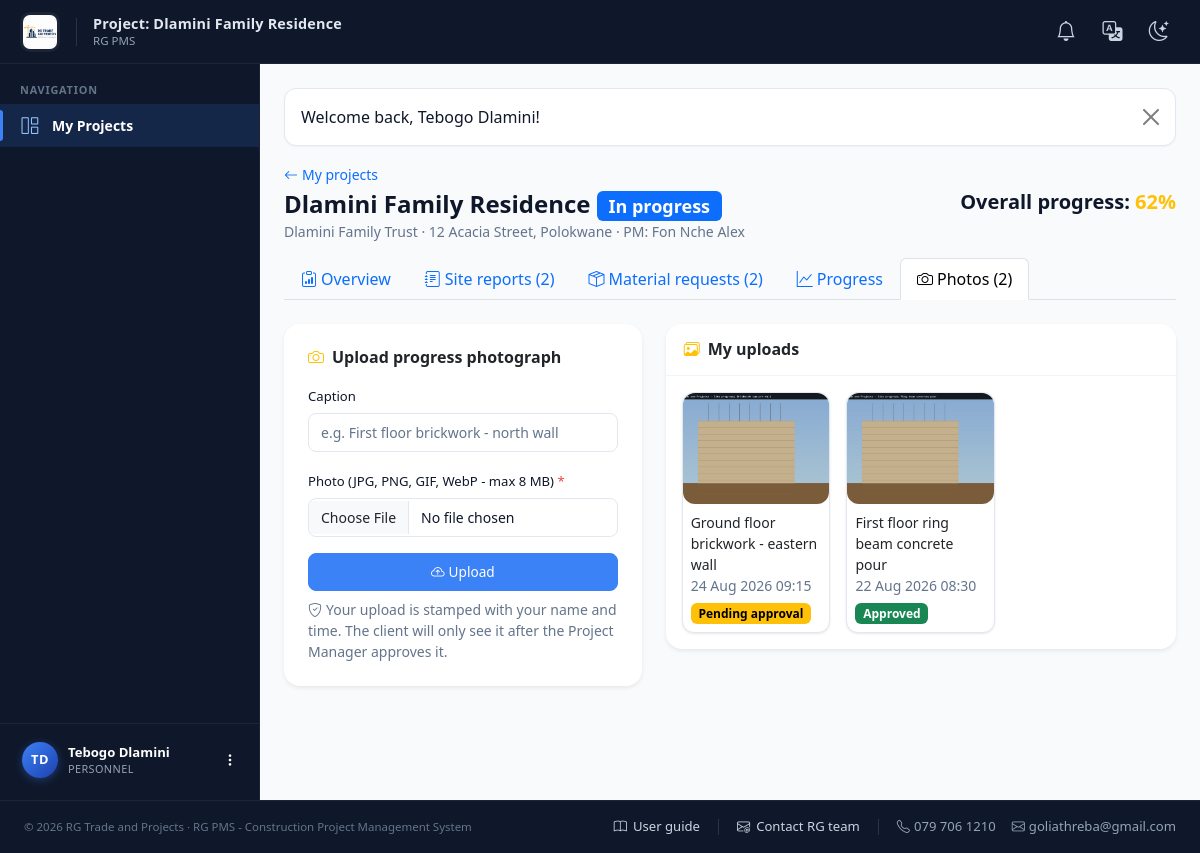
/personnel/project_view.php?id=1&tab=photos (signed in), run on the app's committed database.
### tables this page shows
CREATE TABLE users (
  id            INT UNSIGNED NOT NULL AUTO_INCREMENT,
  role_id       TINYINT UNSIGNED NOT NULL,
  full_name     VARCHAR(120) NOT NULL,
  email         VARCHAR(160) NOT NULL UNIQUE,
  phone         VARCHAR(30)  NULL,
  password_hash VARCHAR(255) NOT NULL,
  is_active     TINYINT(1)   NOT NULL DEFAULT 1,
  created_at    DATETIME     NOT NULL DEFAULT CURRENT_TIMESTAMP,
  PRIMARY KEY (id),
  CONSTRAINT fk_users_role FOREIGN KEY (role_id) REFERENCES roles(id)
);

CREATE TABLE roles (
  id          TINYINT UNSIGNED NOT NULL AUTO_INCREMENT,
  name        VARCHAR(50)  NOT NULL UNIQUE,       
  description VARCHAR(255) NULL,
  PRIMARY KEY (id)
);

CREATE TABLE projects (
  id                    INT UNSIGNED NOT NULL AUTO_INCREMENT,
  client_id             INT UNSIGNED NOT NULL,
  project_manager_id    INT UNSIGNED NULL,         
  name                  VARCHAR(160) NOT NULL,
  build_type            VARCHAR(120) NULL,         
  square_meters         DECIMAL(10,2) NULL,
  location              VARCHAR(255) NULL,
  start_date            DATE NULL,
  target_deadline       DATE NULL,
  actual_completion_date DATE NULL,
  status                ENUM('not_yet_commenced','in_progress','delayed','completed') NOT NULL DEFAULT 'not_yet_commenced',
  progress_percent      DECIMAL(5,2) NOT NULL DEFAULT 0,
  budget                DECIMAL(14,2) NOT NULL DEFAULT 0,
  description           TEXT NULL,
  created_at            DATETIME NOT NULL DEFAULT CURRENT_TIMESTAMP,
  PRIMARY KEY (id),
  CONSTRAINT fk_projects_client FOREIGN KEY (client_id) REFERENCES clients(id),
  CONSTRAINT fk_projects_pm FOREIGN KEY (project_manager_id) REFERENCES users(id) ON DELETE SET NULL
);

CREATE TABLE clients (
  id             INT UNSIGNED NOT NULL AUTO_INCREMENT,
  user_id        INT UNSIGNED NULL,                
  company_name   VARCHAR(160) NOT NULL,
  contact_person VARCHAR(120) NOT NULL,
  phone          VARCHAR(30)  NULL,
  email          VARCHAR(160) NULL,
  address        VARCHAR(255) NULL,
  created_at     DATETIME     NOT NULL DEFAULT CURRENT_TIMESTAMP,
  PRIMARY KEY (id),
  CONSTRAINT fk_clients_user FOREIGN KEY (user_id) REFERENCES users(id) ON DELETE SET NULL
);

CREATE TABLE project_photos (
  id          INT UNSIGNED NOT NULL AUTO_INCREMENT,
  project_id  INT UNSIGNED NOT NULL,
  uploaded_by INT UNSIGNED NOT NULL,              
  file_path   VARCHAR(255) NOT NULL,
  caption     VARCHAR(255) NULL,
  status      ENUM('pending','approved','rejected') NOT NULL DEFAULT 'pending',
  approved_by INT UNSIGNED NULL,
  approved_at DATETIME     NULL,
  uploaded_at DATETIME NOT NULL DEFAULT CURRENT_TIMESTAMP,
  PRIMARY KEY (id),
  CONSTRAINT fk_photos_project FOREIGN KEY (project_id) REFERENCES projects(id) ON DELETE CASCADE,
  CONSTRAINT fk_photos_by FOREIGN KEY (uploaded_by) REFERENCES users(id),
  CONSTRAINT fk_photos_approvedby FOREIGN KEY (approved_by) REFERENCES users(id) ON DELETE SET NULL
);

### personnel/project_view.php (the view, shortened to what the rows shown need)
<?php
require_once __DIR__ . '/../includes/layout.php';
require_role('personnel');
$user = current_user();
$pdo = db();
$id = (int)($_GET['id'] ?? 0);
$stmt = $pdo->prepare('SELECT p.*, c.company_name, u.full_name AS pm_name FROM projects p JOIN clients c ON c.id = p.client_id LEFT JOIN users u ON u.id = p.project_manager_id WHERE p.id = ?');
$stmt->execute([$id]);
$project = $stmt->fetch();
$tab = $_GET['tab'] ?? 'overview';
$photos = $pdo->prepare('SELECT * FROM project_photos WHERE project_id = ? AND uploaded_by = ? ORDER BY uploaded_at DESC');
$photos->execute([$id, $user['id']]);
$photoList = $photos->fetchAll();
$status = effective_project_status($project);
page_header('Project: ' . $project['name'], 'dashboard');
?>
<div class="d-flex flex-wrap justify-content-between align-items-center mb-2 gap-2">
  <div>
    <a class="small text-decoration-none" href="<?= BASE_URL ?>/personnel/dashboard.php"><i class="bi bi-arrow-left me-1"></i>My projects</a>
    <h4 class="fw-semibold mb-0 mt-1"><?= e($project['name']) ?> <?= project_status_badge($status) ?></h4>
    <div class="text-muted small"><?= e($project['company_name']) ?> · <?= e($project['location'] ?? '') ?> · PM: <?= e($project['pm_name'] ?? '-') ?></div>
  </div>
  <div class="fw-bold fs-5">Overall progress: <span class="text-warning"><?= (float)$project['progress_percent'] ?>%</span></div>
</div>
<?php if ($tab === 'overview'): ?>
<div class="row g-4">
  <div class="col-lg-7">
    <div class="card border-0 shadow-sm rounded-4">
      <div class="card-body p-4">
        <h6 class="fw-semibold mb-3"><i class="bi bi-info-circle me-2 text-warning"></i>Project information</h6>
        <dl class="row small mb-0">
          <dt class="col-sm-4 text-muted">Build type</dt><dd class="col-sm-8"><?= e($project['build_type'] ?? '-') ?></dd>
          <dt class="col-sm-4 text-muted">Square metreage</dt><dd class="col-sm-8"><?= $project['square_meters'] ? number_format((float)$project['square_meters'], 2) . ' m²' : '-' ?></dd>
          <dt class="col-sm-4 text-muted">Start date</dt><dd class="col-sm-8"><?= nice_date($project['start_date']) ?></dd>
          <dt class="col-sm-4 text-muted">Target deadline</dt><dd class="col-sm-8"><?= nice_date($project['target_deadline']) ?></dd>
          <dt class="col-sm-4 text-muted">Description</dt><dd class="col-sm-8"><?= nl2br(e($project['description'] ?? '-')) ?></dd>
        </dl>
      </div>
    </div>
  </div>
  <div class="col-lg-5">
    <div class="card border-0 shadow-sm rounded-4">
      <div class="card-body p-4">
        <h6 class="fw-semibold mb-3"><i class="bi bi-lightning me-2 text-warning"></i>Quick actions</h6>
        <div class="d-grid gap-2">
          <a class="btn btn-outline-brand" href="?id=<?= $id ?>&tab=reports"><i class="bi bi-journal-plus me-2"></i>Submit site report</a>
          <a class="btn btn-outline-brand" href="?id=<?= $id ?>&tab=requests"><i class="bi bi-box-seam me-2"></i>Request material</a>
          <a class="btn btn-outline-brand" href="?id=<?= $id ?>&tab=progress"><i class="bi bi-graph-up me-2"></i>Update stage progress</a>
          <a class="btn btn-outline-brand" href="?id=<?= $id ?>&tab=photos"><i class="bi bi-camera me-2"></i>Upload progress photo</a>
        </div>
      </div>
    </div>
  </div>
</div>
<?php elseif ($tab === 'photos'): ?>
<div class="row g-4">
  <div class="col-lg-7">
    <div class="card border-0 shadow-sm rounded-4">
      <div class="card-body">
        <div class="row g-3">
          <?php foreach ($photoList as $ph): ?>
            <div class="col-md-4">
              <div class="card h-100">
                <a href="<?= BASE_URL ?>/<?= e($ph['file_path']) ?>" target="_blank">
                  <img src="<?= BASE_URL ?>/<?= e($ph['file_path']) ?>" class="card-img-top photo-thumb" alt="<?= e($ph['caption'] ?? '') ?>">
                </a>
                <div class="card-body p-2">
                  <div class="small"><?= e($ph['caption'] ?? 'No caption') ?></div>
                  <div class="small text-muted"><?= nice_datetime($ph['uploaded_at']) ?></div>
                  <div class="mt-1"><?= match ($ph['status']) { 'approved' => badge('Approved', 'success'), 'rejected' => badge('Rejected', 'danger'), default => badge('Pending approval', 'warning') } ?></div>
                </div>
              </div>
            </div>
          <?php endforeach; ?>
        </div>
      </div>
    </div>
  </div>
</div>
<?php endif; ?>
<?php page_footer(); ?>

### includes/layout.php (shortened to what the rows shown need)
<?php
require_once __DIR__ . '/functions.php';
require_once __DIR__ . '/auth.php';
function page_header(string $title, string $active = ''): void {
    $user    = current_user();
    $role    = $user['role_name'] ?? null;
    $flash   = flash_get();
    $base    = BASE_URL;
    $initials = '';
    if ($user) {
        foreach (preg_split('/\s+/', trim($user['full_name'])) as $part) {
            if ($part !== '') $initials .= strtoupper($part[0]);
        }
        $initials = substr($initials, 0, 2);
    }
    ?>
<!DOCTYPE html>
<html lang="en">
<head>
<link rel="stylesheet" href="<?= $base ?>/assets/vendor/bootstrap.min.css">
<link rel="stylesheet" href="<?= $base ?>/assets/vendor/bootstrap-icons.css">
<link rel="stylesheet" href="<?= $base ?>/assets/css/style.css?v=<?= @filemtime(__DIR__ . '/../assets/css/style.css') ?>">
</head>
<body>
<?php if ($user): ?>
<nav class="app-navbar">
  <div class="navbar-inner">
    <div class="d-flex align-items-center gap-3">
      <a class="navbar-brand" href="<?= $base ?>/index.php">
        <img src="<?= $base ?>/assets/img/logo-full.png" alt="<?= APP_NAME ?>" class="header-logo"
             onerror="this.style.display='none';this.nextElementSibling.style.display='inline-flex';">
      </a>
      <div class="d-none d-md-block lh-1">
        <div class="navbar-page-title"><?= e($title) ?></div>
        <div class="navbar-page-sub mt-1"><?= APP_SYSTEM_NAME ?></div>
      </div>
    </div>
    <div class="d-flex align-items-center gap-1">
      <div class="dropdown">
        <a class="nav-icon-link" href="#" data-bs-toggle="dropdown" aria-expanded="false" title="Notifications">
          <i class="bi bi-bell fs-5"></i>
        </a>
      </div>
      <div class="dropdown">
        <a class="nav-icon-link" href="#" data-bs-toggle="dropdown" aria-expanded="false" title="Translate">
          <i class="bi bi-translate fs-5"></i>
        </a>
      </div>
      <button class="nav-icon-link" type="button" id="themeToggle" title="Switch theme" aria-label="Switch theme">
        <i class="bi bi-moon-stars fs-5 icon-light"></i>
      </button>
    </div>
  </div>
</nav>
<div class="app-layout">
  <aside class="app-sidebar" id="appSidebar">
    <div class="sidebar-scroll">
      <div class="sidebar-section-title">Navigation</div>
      <ul class="nav flex-column sidebar-nav">
        <?php if ($role === 'admin'): ?>
          <li class="nav-item"><a class="nav-link <?= $active === 'dashboard' ? 'active' : '' ?>" href="<?= $base ?>/admin/dashboard.php"><i class="bi bi-grid-1x2"></i><span>Dashboard</span></a></li>
          <li class="nav-item"><a class="nav-link <?= $active === 'projects' ? 'active' : '' ?>" href="<?= $base ?>/admin/projects.php"><i class="bi bi-kanban"></i><span>Projects</span></a></li>
          <li class="nav-item"><a class="nav-link <?= $active === 'clients' ? 'active' : '' ?>" href="<?= $base ?>/admin/clients.php"><i class="bi bi-people"></i><span>Clients</span></a></li>
          <li class="nav-item"><a class="nav-link <?= $active === 'quotations' ? 'active' : '' ?>" href="<?= $base ?>/admin/quotations.php"><i class="bi bi-file-earmark-text"></i><span>Quotations</span></a></li>
          <li class="nav-item"><a class="nav-link <?= $active === 'personnel' ? 'active' : '' ?>" href="<?= $base ?>/admin/personnel.php"><i class="bi bi-person-badge"></i><span>Personnel</span></a></li>
          <li class="nav-item"><a class="nav-link <?= $active === 'materials' ? 'active' : '' ?>" href="<?= $base ?>/admin/materials.php"><i class="bi bi-box-seam"></i><span>Materials</span></a></li>
          <li class="nav-item"><a class="nav-link <?= $active === 'invoices' ? 'active' : '' ?>" href="<?= $base ?>/admin/invoices.php"><i class="bi bi-receipt"></i><span>Invoices</span></a></li>
        <?php elseif ($role === 'personnel'): ?>
          <li class="nav-item"><a class="nav-link <?= $active === 'dashboard' ? 'active' : '' ?>" href="<?= $base ?>/personnel/dashboard.php"><i class="bi bi-grid-1x2"></i><span>My Projects</span></a></li>
        <?php elseif ($role === 'client'): ?>
          <li class="nav-item"><a class="nav-link <?= $active === 'dashboard' ? 'active' : '' ?>" href="<?= $base ?>/client/dashboard.php"><i class="bi bi-grid-1x2"></i><span>My Projects</span></a></li>
        <?php endif; ?>
      </ul>
    </div>
    <div class="sidebar-user-wrap">
      <div class="dropdown dropend">
        <a class="sidebar-user" href="#" data-bs-toggle="dropdown" aria-expanded="false">
          <div class="avatar"><?= e($initials ?: 'U') ?></div>
          <div class="user-info">
            <div class="user-name"><?= e($user['full_name']) ?></div>
            <div class="user-role"><?= e($user['role_name']) ?></div>
          </div>
          <i class="bi bi-three-dots-vertical ms-auto small"></i>
        </a>
      </div>
    </div>
  </aside>
  <main class="app-main">
    <div class="container-fluid px-3 px-lg-4 py-4">
      <?php if ($flash): ?>
        <div class="alert alert-<?= e($flash['type']) ?> alert-dismissible fade show" role="alert">
          <?= e($flash['message']) ?>
          <button type="button" class="btn-close" data-bs-dismiss="alert" aria-label="Close"></button>
        </div>
      <?php endif; ?>
<?php endif; ?>
<?php
}
function page_footer(): void {
    $user = current_user();
    ?>
    <?php if ($user): ?>
        </div>
      </main>
    </div>
    <?php else: ?>
        </div>
    </main>
    <?php endif; ?>
</body>
</html>
<?php
}

### includes/functions.php (shortened to what the rows shown need)
<?php
require_once __DIR__ . '/../config/db.php';
function flash_get(): ?array {
    if (!empty($_SESSION['flash'])) {
        $f = $_SESSION['flash'];
        return $f;
    }
    return null;
}
function nice_datetime(?string $datetime): string {
    $ts = strtotime($datetime);
    return $ts ? date('d M Y H:i', $ts) : '-';
}
function e(?string $value): string {
    return htmlspecialchars((string)$value, ENT_QUOTES, 'UTF-8');
}
function badge(string $text, string $color = 'secondary'): string {
    return '<span class="badge text-bg-' . $color . '">' . e($text) . '</span>';
}
function normalise_project_status(?string $status): string {
    $status = strtolower(trim((string)$status));
    $aliases = [
        'active'            => ['active', 'in_progress', 'in progress', 'ongoing', 'started'],
        'on_hold'           => ['on_hold', 'on hold', 'paused', 'suspended'],
        'not_yet_commenced' => ['not_yet_commenced', 'not yet commenced', 'pending', 'planning', 'new'],
        'delayed'           => ['delayed', 'overdue', 'late'],
        'completed'         => ['completed', 'complete', 'done', 'finished', 'closed'],
        'cancelled'         => ['cancelled', 'canceled', 'void', 'abandoned'],
    ];
    foreach ($aliases as $canonical => $list) {
        if (in_array($status, $list, true)) return $canonical;
    }
    return $status === '' ? 'active' : $status;
}
function project_status_badge(string $status): string {
    $canonical = normalise_project_status($status);
    $map = [
        'not_yet_commenced' => ['Not yet commenced', 'secondary'],
        'active'            => ['In progress',       'primary'],
        'in_progress'       => ['In progress',       'primary'],
        'on_hold'           => ['On hold',           'warning'],
        'delayed'           => ['Delayed',           'danger'],
        'completed'         => ['Completed',         'success'],
        'cancelled'         => ['Cancelled',         'dark'],
    ];
    [$label, $color] = $map[$canonical] ?? [ucfirst($status ?: 'Unknown'), 'secondary'];
    return badge($label, $color);
}
function effective_project_status(array $project): string {
    $canonical = normalise_project_status($project['status'] ?? 'active');
    return $canonical;
}

### data on the page
users: full_name "Tebogo Dlamini", role.name "PERSONNEL"
projects: name "Dlamini Family Residence", client.company_name "Dlamini Family Trust", location "12 Acacia Street, Polokwane", project_manager.full_name "Fon Nche Alex", progress_percent "62"
project_photos: file_path (picture), caption "Ground floor brickwork - eastern wall", uploaded_at "24 Aug 2026 09:15", text "Pending approval"
project_photos: file_path (picture), caption "First floor ring beam concrete pour", uploaded_at "22 Aug 2026 08:30", text "Approved"

### other printed values
$title "Project: Dlamini Family Residence"
APP_SYSTEM_NAME "RG PMS"
$initials ?: 'U' "TD"
$flash['message'] "Welcome back, Tebogo Dlamini!"
$text "In progress"
$label "Overview"
$label "Site reports (2)"
$label "Material requests (2)"
$label "Progress"
$label "Photos (2)"
APP_NAME "RG Trade and Projects"
COMPANY_PHONE "079 706 1210"
COMPANY_EMAIL "goliathreba@gmail.com"
